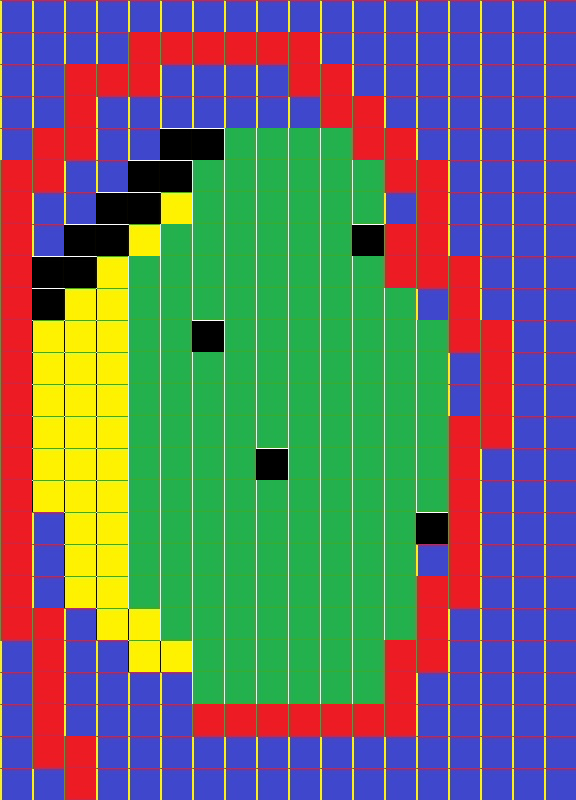

The image is a tile-based game level rendered from a .tmx file. Its description and source (layers, tilesets, objects; grid data summarised) follow:
An orthogonal 18x25 tile map with 32x32 px tiles, 1 tile layer (Capa de Patrones 1).

<map version="1.0" orientation="orthogonal" renderorder="left-up" width="18" height="25" tilewidth="32" tileheight="32" nextobjectid="1">
 <tileset firstgid="1" name="TilesTest2" tilewidth="32" tileheight="32" tilecount="6" columns="3">
  <image source="TilesTest2.jpg" width="97" height="64" />
  <tile id="2">
   <properties>
    <property name="wall" type="bool" value="true" />
   </properties>
  </tile>
  <tile id="3">
   <properties>
    <property name="wall" type="bool" value="true" />
   </properties>
  </tile>
 </tileset>
 <layer name="Capa de Patrones 1" width="18" height="25">
  <data>[450 cells, 450 non-empty, 5 distinct tile ids]</data>
 </layer>
</map>
